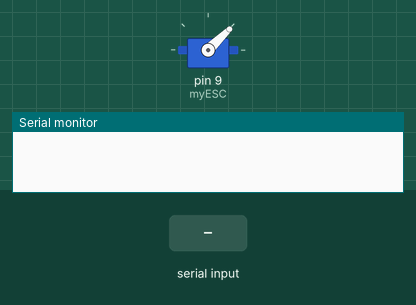
Simulated run of this sketch. Board: Arduino Uno, built with avr-gcc and run on an emulated ATmega328P. On the bench: servo, the last lines printed to the serial monitor. The test bench sets the inputs (shaded band).

Above: at 0.1 s.
At 5.2 s:
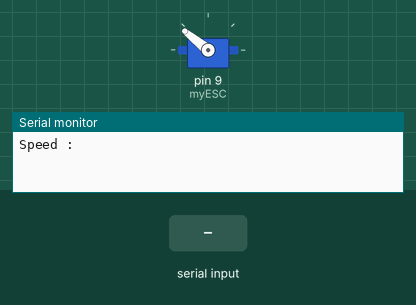
5.3 s: "90,45\n" received over Serial
At 6.4 s:
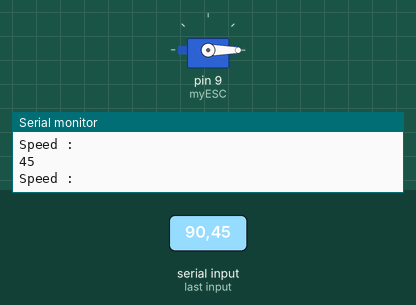
Timing chart, 0 to 8.3 s (numbered marks = the images above; inputs shaded):
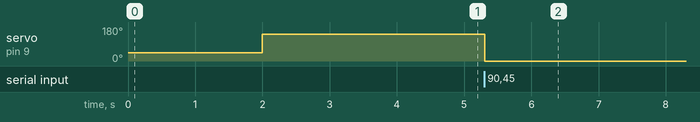

The sketch:

BLDC_Motor_Control.ino.ino
```cpp
#include <Servo.h>


Servo myESC;

void setup() {

  Serial.begin(9600);
  myESC.attach(9);

  myESC.writeMicroseconds(1000);
  delay(2000); // Wait 2 seconds for the ESC to arm
  myESC.writeMicroseconds(2000);
  delay(2000); // Wait 2 seconds for the ESC to arm

}


void loop() {

  Serial.println("Speed : ");
  while (Serial.available() == 0) {}

  int speed = Serial.parseInt();

  while (Serial.available() > 0) {
    Serial.read();

  }

  myESC.writeMicroseconds(speed);
  Serial.println(speed);

  delay(500);
}
```

Measured:
- after the input at 5.3 s, servo on pin 9 (myESC): 141° → 0° at once
